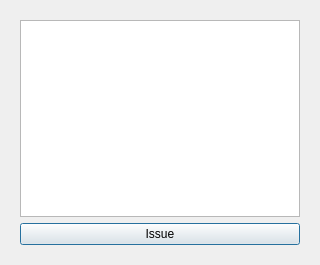
<?xml version="1.0" encoding="UTF-8"?>
<ui version="4.0">
 <class>ManageGoldDialog</class>
 <widget class="QDialog" name="ManageGoldDialog">
  <property name="geometry">
   <rect>
    <x>0</x>
    <y>0</y>
    <width>320</width>
    <height>265</height>
   </rect>
  </property>
  <property name="windowTitle">
   <string>Dialog</string>
  </property>
  <layout class="QGridLayout" name="gridLayout">
   <item row="0" column="0">
    <widget class="QStackedWidget" name="stackedWidget">
     <property name="currentIndex">
      <number>0</number>
     </property>
     <widget class="QWidget" name="page">
      <layout class="QGridLayout" name="gridLayout_2">
       <item row="1" column="0">
        <widget class="QPushButton" name="pushButton">
         <property name="text">
          <string>Issue</string>
         </property>
        </widget>
       </item>
       <item row="0" column="0">
        <widget class="QTableWidget" name="fillingIssueTableWidget"/>
       </item>
      </layout>
     </widget>
     <widget class="QWidget" name="page_2">
      <layout class="QGridLayout" name="gridLayout_3">
       <item row="2" column="0">
        <widget class="QLabel" name="label_2">
         <property name="text">
          <string>Weight:</string>
         </property>
        </widget>
       </item>
       <item row="2" column="1" colspan="4">
        <widget class="QLineEdit" name="weightLineEdit"/>
       </item>
       <item row="3" column="4">
        <widget class="QPushButton" name="issueAddPushButton">
         <property name="text">
          <string>Add</string>
         </property>
        </widget>
       </item>
       <item row="4" column="4">
        <spacer name="verticalSpacer">
         <property name="orientation">
          <enum>Qt::Orientation::Vertical</enum>
         </property>
         <property name="sizeHint" stdset="0">
          <size>
           <width>20</width>
           <height>40</height>
          </size>
         </property>
        </spacer>
       </item>
       <item row="3" column="2">
        <spacer name="horizontalSpacer_3">
         <property name="orientation">
          <enum>Qt::Orientation::Horizontal</enum>
         </property>
         <property name="sizeHint" stdset="0">
          <size>
           <width>40</width>
           <height>20</height>
          </size>
         </property>
        </spacer>
       </item>
       <item row="3" column="0">
        <spacer name="horizontalSpacer">
         <property name="orientation">
          <enum>Qt::Orientation::Horizontal</enum>
         </property>
         <property name="sizeHint" stdset="0">
          <size>
           <width>40</width>
           <height>20</height>
          </size>
         </property>
        </spacer>
       </item>
       <item row="3" column="1">
        <spacer name="horizontalSpacer_2">
         <property name="orientation">
          <enum>Qt::Orientation::Horizontal</enum>
         </property>
         <property name="sizeHint" stdset="0">
          <size>
           <width>40</width>
           <height>20</height>
          </size>
         </property>
        </spacer>
       </item>
       <item row="1" column="0" colspan="5">
        <widget class="QComboBox" name="typeComboBox"/>
       </item>
       <item row="0" column="4">
        <spacer name="verticalSpacer_2">
         <property name="orientation">
          <enum>Qt::Orientation::Vertical</enum>
         </property>
         <property name="sizeHint" stdset="0">
          <size>
           <width>20</width>
           <height>40</height>
          </size>
         </property>
        </spacer>
       </item>
       <item row="3" column="3">
        <spacer name="horizontalSpacer_4">
         <property name="orientation">
          <enum>Qt::Orientation::Horizontal</enum>
         </property>
         <property name="sizeHint" stdset="0">
          <size>
           <width>40</width>
           <height>20</height>
          </size>
         </property>
        </spacer>
       </item>
      </layout>
     </widget>
    </widget>
   </item>
  </layout>
 </widget>
 <resources/>
 <connections/>
</ui>
